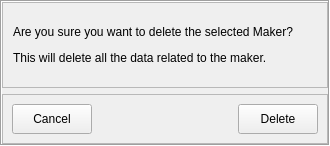
<?xml version="1.0" encoding="UTF-8"?>
<ui version="4.0">
 <class>popup</class>
 <widget class="QWidget" name="popup">
  <property name="geometry">
   <rect>
    <x>0</x>
    <y>0</y>
    <width>330</width>
    <height>146</height>
   </rect>
  </property>
  <property name="windowTitle">
   <string>Form</string>
  </property>
  <property name="autoFillBackground">
   <bool>false</bool>
  </property>
  <layout class="QHBoxLayout" name="horizontalLayout_3">
   <property name="spacing">
    <number>0</number>
   </property>
   <property name="leftMargin">
    <number>0</number>
   </property>
   <property name="topMargin">
    <number>0</number>
   </property>
   <property name="rightMargin">
    <number>0</number>
   </property>
   <property name="bottomMargin">
    <number>0</number>
   </property>
   <item>
    <widget class="QFrame" name="frame_3">
     <property name="autoFillBackground">
      <bool>false</bool>
     </property>
     <property name="frameShape">
      <enum>QFrame::Box</enum>
     </property>
     <property name="frameShadow">
      <enum>QFrame::Sunken</enum>
     </property>
     <layout class="QVBoxLayout" name="verticalLayout">
      <property name="leftMargin">
       <number>0</number>
      </property>
      <property name="topMargin">
       <number>0</number>
      </property>
      <property name="rightMargin">
       <number>0</number>
      </property>
      <property name="bottomMargin">
       <number>0</number>
      </property>
      <item>
       <widget class="QFrame" name="frame">
        <property name="frameShape">
         <enum>QFrame::StyledPanel</enum>
        </property>
        <property name="frameShadow">
         <enum>QFrame::Raised</enum>
        </property>
        <layout class="QHBoxLayout" name="horizontalLayout_2">
         <property name="leftMargin">
          <number>10</number>
         </property>
         <property name="topMargin">
          <number>10</number>
         </property>
         <property name="rightMargin">
          <number>10</number>
         </property>
         <property name="bottomMargin">
          <number>10</number>
         </property>
         <item>
          <widget class="QLabel" name="label">
           <property name="text">
            <string>&lt;html&gt;&lt;head/&gt;&lt;body&gt;&lt;p&gt;Are you sure you want to delete the selected Maker? &lt;/p&gt;&lt;p&gt;This will delete all the data related to the maker.&lt;/p&gt;&lt;/body&gt;&lt;/html&gt;</string>
           </property>
           <property name="wordWrap">
            <bool>true</bool>
           </property>
          </widget>
         </item>
        </layout>
       </widget>
      </item>
      <item>
       <widget class="QFrame" name="frame_2">
        <property name="maximumSize">
         <size>
          <width>16777215</width>
          <height>50</height>
         </size>
        </property>
        <property name="frameShape">
         <enum>QFrame::StyledPanel</enum>
        </property>
        <property name="frameShadow">
         <enum>QFrame::Raised</enum>
        </property>
        <layout class="QHBoxLayout" name="horizontalLayout">
         <item>
          <widget class="QPushButton" name="btn_diag_cancel">
           <property name="minimumSize">
            <size>
             <width>0</width>
             <height>30</height>
            </size>
           </property>
           <property name="text">
            <string>Cancel</string>
           </property>
          </widget>
         </item>
         <item>
          <spacer name="horizontalSpacer">
           <property name="orientation">
            <enum>Qt::Horizontal</enum>
           </property>
           <property name="sizeHint" stdset="0">
            <size>
             <width>40</width>
             <height>20</height>
            </size>
           </property>
          </spacer>
         </item>
         <item>
          <widget class="QPushButton" name="bnt_diag_delete">
           <property name="minimumSize">
            <size>
             <width>0</width>
             <height>30</height>
            </size>
           </property>
           <property name="text">
            <string>Delete</string>
           </property>
          </widget>
         </item>
        </layout>
       </widget>
      </item>
     </layout>
    </widget>
   </item>
  </layout>
 </widget>
 <resources/>
 <connections/>
</ui>
